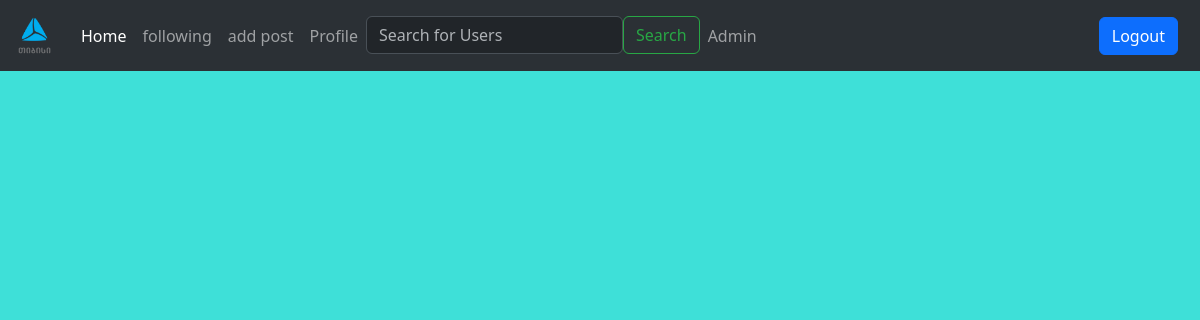
The page /home (signed in) on the database as committed earlier.
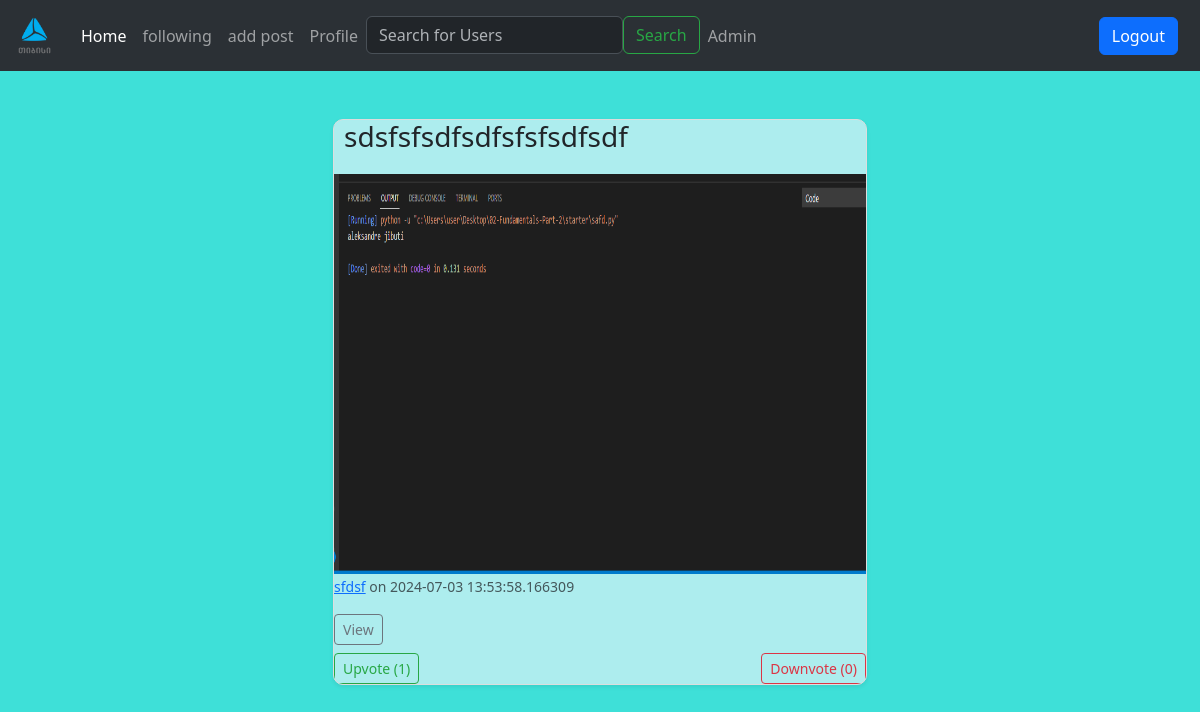
The same page on the database as committed later.
### models.py (models this page shows, shortened)
class Post(db.Model):
    id = db.Column(db.Integer, primary_key=True, autoincrement=True)
    text = db.Column(db.String)
    file_path = db.Column(db.String)
    user_id = db.Column(db.Integer, db.ForeignKey('user.id'), nullable=False)
    upvote_count = db.Column(db.Integer, default=0)
    downvote_count = db.Column(db.Integer, default=0)
    votes = db.relationship('Vote', backref='post', cascade='all, delete-orphan', lazy='dynamic')
    user = db.relationship('User', backref=db.backref('posts', lazy=True, cascade="all, delete-orphan"))
    created_at = db.Column(db.DateTime, default=datetime.utcnow, nullable=False)
    comments = db.relationship('Comment', backref='post', lazy=True, cascade='all, delete-orphan',)

class User(db.Model, UserMixin):
    id = db.Column(db.Integer, primary_key=True, autoincrement=True)
    user_name = db.Column(db.String, unique=True)
    password = db.Column(db.String)
    role = db.Column(db.String, default = 'guest')
    followers = db.relationship('Follower', foreign_keys='Follower.followed_id', backref='followed', lazy='dynamic')
    followed = db.relationship('Follower', foreign_keys='Follower.follower_id', backref='follower', lazy='dynamic')
    profile_image = db.Column(db.String(120), nullable=True)

### routes.py (the view)
@app.route('/home')
@login_required
def index():
    form = SearchForm()
    yesterday = datetime.now() - timedelta(days=1)
    recent_entries = db.session.query(Post).filter(Post.created_at >= yesterday).all()
    shuffle(recent_entries)
    return render_template('home.html', posts=recent_entries, form=form)

### forms.py
class SearchForm(FlaskForm):
    query = StringField('Search for Users', validators=[DataRequired()])
    submit = SubmitField('Search')

### models.py (called while the page is built)
@login_manager.user_loader
def load_user(id):
    return User.query.get(id)

### templates/home.html (shortened to what this page needs)
{% extends "layout.html" %}
{% block content %}
<div class="container mt-5">
    <div class="d-flex justify-content-center ">
    <div class="row" style="width: 50%;">
    <ul>
        {% for post in posts %}
        <div class="col-lg-20">
            <div class="card mb-4 shadow-sm" id="pst">
          <li>
            <h5 class="card-title">{{ post.text }}</h5>
              {% if post.file_path %}
                  <img class="img-style"   src="{{ url_for('static', filename=post.file_path) }}"  height="400px" width="600px"/>
             {% endif %}
             <p class="card-text"><small class="text-muted">
                 <a href="{{ url_for('profile', username=post.user.user_name) }}">{{ post.user.user_name }}</a>
                 on {{ post.created_at }}
                </small></p>
             <div class="d-flex justify-content-between align-items-center">
                <div class="btn-group">
                    <a href="{{ url_for('post_detail', post_id=post.id) }}" class="btn btn-sm btn-outline-secondary">View</a>
                </div>
             </div>
         </li>
            <div class="d-flex justify-content-between align-items-center mt-2">
                <form method="POST" action="{{ url_for('upvote', post_id=post.id) }}">
                    <button type="submit" class="btn btn-sm btn-outline-success">Upvote ({{ post.upvote_count }})</button>
                </form>
                <form method="POST" action="{{ url_for('downvote', post_id=post.id) }}">
                    <button type="submit" class="btn btn-sm btn-outline-danger">Downvote ({{ post.downvote_count }})</button>
            </div>
    </div>
 </div>
        {% endfor %}
  </ul>
</div>
</div>
</div>
{% endblock %}

Rows that differ between the two databases and show on the page:
added Post: text "sdsfsfsdfsdfsfsfsdfsdf", file_path (picture), user.user_name "sfdsf", created_at "2024-07-03 13:53:58.166309", upvote_count "1", downvote_count "0"
